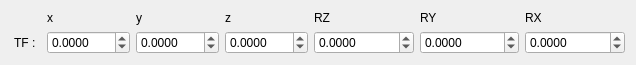
     <widget class="QWidget" name="layoutWidget">
      <property name="geometry">
       <rect>
        <x>901</x>
        <y>1</y>
        <width>636</width>
        <height>52</height>
       </rect>
      </property>
      <layout class="QGridLayout" name="gridLayout_12">
       <item row="0" column="2">
        <widget class="QLabel" name="label_154">
         <property name="maximumSize">
          <size>
           <width>83</width>
           <height>16777215</height>
          </size>
         </property>
         <property name="text">
          <string>y</string>
         </property>
        </widget>
       </item>
       <item row="1" column="0">
        <widget class="QLabel" name="label_132">
         <property name="minimumSize">
          <size>
           <width>30</width>
           <height>0</height>
          </size>
         </property>
         <property name="maximumSize">
          <size>
           <width>30</width>
           <height>16777215</height>
          </size>
         </property>
         <property name="text">
          <string> TF : </string>
         </property>
        </widget>
       </item>
       <item row="1" column="2">
        <widget class="QDoubleSpinBox" name="spb_Ty">
         <property name="decimals">
          <number>4</number>
         </property>
         <property name="minimum">
          <double>-1.000000000000000</double>
         </property>
         <property name="maximum">
          <double>1.000000000000000</double>
         </property>
         <property name="singleStep">
          <double>0.001000000000000</double>
         </property>
        </widget>
       </item>
       <item row="1" column="6">
        <widget class="QDoubleSpinBox" name="spb_Ry">
         <property name="decimals">
          <number>4</number>
         </property>
         <property name="minimum">
          <double>-180.000000000000000</double>
         </property>
         <property name="maximum">
          <double>180.000000000000000</double>
         </property>
         <property name="singleStep">
          <double>1.000000000000000</double>
         </property>
        </widget>
       </item>
       <item row="0" column="1">
        <widget class="QLabel" name="label_160">
         <property name="maximumSize">
          <size>
           <width>83</width>
           <height>16777215</height>
          </size>
         </property>
         <property name="text">
          <string>x</string>
         </property>
        </widget>
       </item>
       <item row="0" column="3">
        <widget class="QLabel" name="label_155">
         <property name="maximumSize">
          <size>
           <width>83</width>
           <height>16777215</height>
          </size>
         </property>
         <property name="text">
          <string>z</string>
         </property>
        </widget>
       </item>
       <item row="0" column="6">
        <widget class="QLabel" name="label_157">
         <property name="text">
          <string>RY</string>
         </property>
        </widget>
       </item>
       <item row="0" column="5">
        <widget class="QLabel" name="label_156">
         <property name="text">
          <string>RZ</string>
         </property>
        </widget>
       </item>
       <item row="1" column="3">
        <widget class="QDoubleSpinBox" name="spb_Tz">
         <property name="decimals">
          <number>4</number>
         </property>
         <property name="minimum">
          <double>-1.000000000000000</double>
         </property>
         <property name="maximum">
          <double>1.000000000000000</double>
         </property>
         <property name="singleStep">
          <double>0.001000000000000</double>
         </property>
        </widget>
       </item>
       <item row="1" column="1">
        <widget class="QDoubleSpinBox" name="spb_Tx">
         <property name="decimals">
          <number>4</number>
         </property>
         <property name="minimum">
          <double>-1.000000000000000</double>
         </property>
         <property name="maximum">
          <double>1.000000000000000</double>
         </property>
         <property name="singleStep">
          <double>0.001000000000000</double>
         </property>
        </widget>
       </item>
       <item row="0" column="7">
        <widget class="QLabel" name="label_158">
         <property name="text">
          <string>RX</string>
         </property>
        </widget>
       </item>
       <item row="0" column="0">
        <widget class="QLabel" name="label_140">
         <property name="enabled">
          <bool>true</bool>
         </property>
         <property name="sizePolicy">
          <sizepolicy hsizetype="Minimum" vsizetype="Minimum">
           <horstretch>0</horstretch>
           <verstretch>0</verstretch>
          </sizepolicy>
         </property>
         <property name="maximumSize">
          <size>
           <width>30</width>
           <height>20</height>
          </size>
         </property>
         <property name="text">
          <string/>
         </property>
        </widget>
       </item>
       <item row="1" column="5">
        <widget class="QDoubleSpinBox" name="spb_Rz">
         <property name="decimals">
          <number>4</number>
         </property>
         <property name="minimum">
          <double>-180.000000000000000</double>
         </property>
         <property name="maximum">
          <double>180.000000000000000</double>
         </property>
         <property name="singleStep">
          <double>1.000000000000000</double>
         </property>
        </widget>
       </item>
       <item row="1" column="7">
        <widget class="QDoubleSpinBox" name="spb_Rx">
         <property name="decimals">
          <number>4</number>
         </property>
         <property name="minimum">
          <double>-180.000000000000000</double>
         </property>
         <property name="maximum">
          <double>180.000000000000000</double>
         </property>
         <property name="singleStep">
          <double>1.000000000000000</double>
         </property>
        </widget>
       </item>
      </layout>
     </widget>
